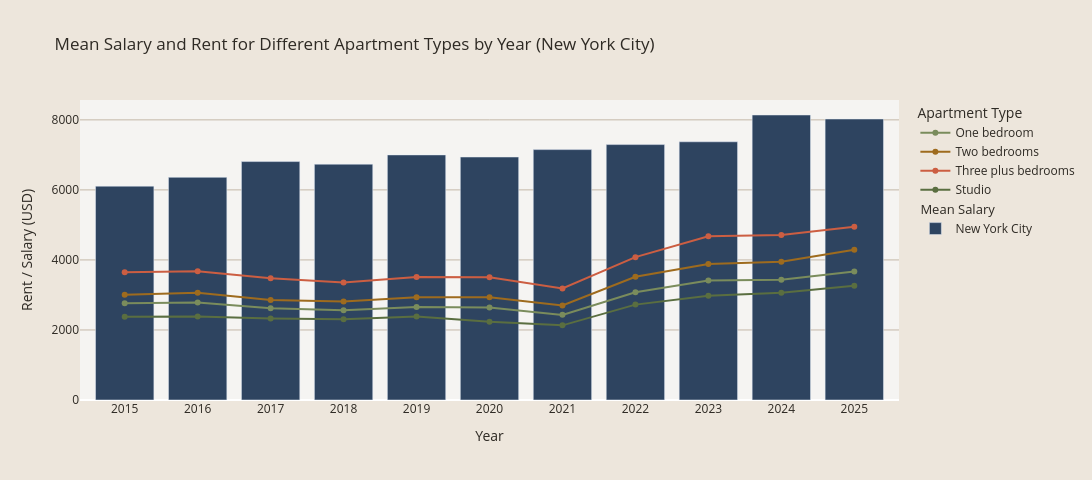

Source (notebook cell):
### Code cell
for borough in ['Manhattan', 'Queens', 'Brooklyn', 'Bronx', 'Staten Island', 'New York City']:
       fig = px.line(rent_avg_df[(rent_avg_df['Borough'] == borough) & (rent_avg_df['Year'] != '2014')],
                     x='Year', y='Rent', color='apartmentType',
                     title=f'Mean Salary and Rent for Different Apartment Types by Year ({borough})',
                     markers=True,
                     # color_discrete_sequence=['#8b5e3c', '#a87d5a', '#c4a882', '#e0cdb8'],
                     color_discrete_sequence=earth_tone_colors[1:],
                     width=1190, height=480) #1400, 600

       fig.update_xaxes(tickmode = 'array', tickvals = np.linspace(2015, 2026, 12), title_text='Year')
       fig.update_yaxes(gridcolor='#c4b8a8', title_text='Rent / Salary (USD)')
       fig.add_traces([
              go.Bar(x=borough_dist_df[borough_dist_df["Borough"] == borough]['Year'],
                     y=borough_dist_df[borough_dist_df["Borough"] == borough]['Average Salary'],
                     legendgroup="salary",
                     legendgrouptitle_text="Mean Salary",
                     name = borough,
                     marker=dict(color='#2e4460')
                     )
              ])
       if (borough != 'New York City'):
              fig.add_traces([
                     go.Bar(x=borough_dist_df[borough_dist_df["Borough"] == 'New York City']['Year'],
                            y=borough_dist_df[borough_dist_df["Borough"] == 'New York City']['Average Salary'],
                            legendgroup="salary",
                            name = 'NYC Mean',
                            marker=dict(color="#b8724e"),
                            visible='legendonly'
                     )
              ])

       fig.update_layout(legend_title_text='Apartment Type',
                         legend=dict(groupclick="toggleitem"),
                         paper_bgcolor='#ede6dc',
                         plot_bgcolor='#f5f4f2',
                         font_color='#2e2a24'
                         )

       # fig.update_layout(paper_bgcolor='#f0e8dc')

       fig.write_html(f"visualizations/rent_vs_salary_by_year_{borough.lower().replace(' ', '_')}.html")

fig.show()

### Figure 1 — Plotly figure (JSON) as saved in the notebook; plotly's stock layout.template omitted (floating-point values rounded to 4 significant figures)
{"data": [{"hovertemplate": "apartmentType=One bedroom<br>Year=%{x}<br>Rent=%{y}<extra></extra>", "legendgroup": "One bedroom", "line": {"color": "#7a8c5c", "dash": "solid"}, "marker": {"symbol": "circle"}, "mode": "lines+markers", "name": "One bedroom", "orientation": "v", "showlegend": true, "type": "scatter", "x": ["2015", "2016", "2017", "2018", "2019", "2020", "2021", "2022", "2023", "2024", "2025"], "xaxis": "x", "y": [2763.0, 2783.0, 2622.0, 2563.0, 2658.0, 2644.0, 2431.0, 3078.0, 3414.0, 3432.0, 3667.0], "yaxis": "y"}, {"hovertemplate": "apartmentType=Two bedrooms<br>Year=%{x}<br>Rent=%{y}<extra></extra>", "legendgroup": "Two bedrooms", "line": {"color": "#9e6b1e", "dash": "solid"}, "marker": {"symbol": "circle"}, "mode": "lines+markers", "name": "Two bedrooms", "orientation": "v", "showlegend": true, "type": "scatter", "x": ["2015", "2016", "2017", "2018", "2019", "2020", "2021", "2022", "2023", "2024", "2025"], "xaxis": "x", "y": [3006.0, 3061.0, 2854.0, 2815.0, 2937.0, 2933.0, 2699.0, 3518.0, 3886.0, 3950.0, 4288.0], "yaxis": "y"}, {"hovertemplate": "apartmentType=Three plus bedrooms<br>Year=%{x}<br>Rent=%{y}<extra></extra>", "legendgroup": "Three plus bedrooms", "line": {"color": "#cc5e42", "dash": "solid"}, "marker": {"symbol": "circle"}, "mode": "lines+markers", "name": "Three plus bedrooms", "orientation": "v", "showlegend": true, "type": "scatter", "x": ["2015", "2016", "2017", "2018", "2019", "2020", "2021", "2022", "2023", "2024", "2025"], "xaxis": "x", "y": [3645.0, 3676.0, 3480.0, 3355.0, 3514.0, 3504.0, 3187.0, 4080.0, 4677.0, 4712.0, 4950.0], "yaxis": "y"}, {"hovertemplate": "apartmentType=Studio<br>Year=%{x}<br>Rent=%{y}<extra></extra>", "legendgroup": "Studio", "line": {"color": "#5a6e40", "dash": "solid"}, "marker": {"symbol": "circle"}, "mode": "lines+markers", "name": "Studio", "orientation": "v", "showlegend": true, "type": "scatter", "x": ["2015", "2016", "2017", "2018", "2019", "2020", "2021", "2022", "2023", "2024", "2025"], "xaxis": "x", "y": [2376.0, 2382.0, 2325.0, 2304.0, 2385.0, 2235.0, 2132.0, 2724.0, 2976.0, 3063.0, 3260.0], "yaxis": "y"}, {"legendgroup": "salary", "legendgrouptitle": {"text": "Mean Salary"}, "marker": {"color": "#2e4460"}, "name": "New York City", "type": "bar", "x": [2015, 2016, 2017, 2018, 2019, 2020, 2021, 2022, 2023, 2024, 2025], "y": [6106.0, 6359.0, 6809.0, 6734.0, 6999.0, 6938.0, 7151.0, 7294.0, 7374.0, 8139.0, 8025.0]}], "layout": {"font": {"color": "#2e2a24"}, "height": 480, "legend": {"groupclick": "toggleitem", "title": {"text": "Apartment Type"}, "tracegroupgap": 0}, "paper_bgcolor": "#ede6dc", "plot_bgcolor": "#f5f4f2", "title": {"text": "Mean Salary and Rent for Different Apartment Types by Year (New York City)"}, "width": 1190, "xaxis": {"anchor": "y", "domain": [0, 1], "tickmode": "array", "tickvals": [2015.0, 2016.0, 2017.0, 2018.0, 2019.0, 2020.0, 2021.0, 2022.0, 2023.0, 2024.0, 2025.0, 2026.0], "title": {"text": "Year"}}, "yaxis": {"anchor": "x", "domain": [0, 1], "gridcolor": "#c4b8a8", "title": {"text": "Rent / Salary (USD)"}}}}
